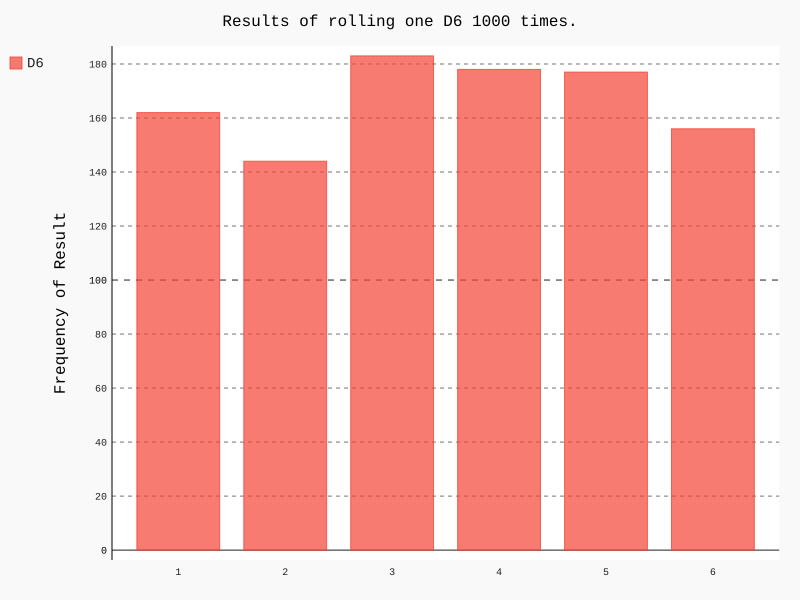

Reproduce this figure in Python.
from die import Die
import pygal
# 创建一个骰子
die = Die()
# 掷几次骰子，并将结果存储在一个列表中
results = []
for roll_num in range(1000):
    result = die.roll()
    results.append(result)
#print(results)
# 分析结果
frequencies = []
for value in range(1, die.num_sides + 1):
    frequency = results.count(value)  # 统计results的list中每个数字出现的次数，然后存储在分析结果的list中
    frequencies.append(frequency)
#print(frequencies)

# 对结果进行可视化
hist = pygal.Bar()
hist.title = "Results of rolling one D6 1000 times."
hist.x_labels = ['1','2','3','4','5','6']
hist._x_title = "Result"
hist.y_title = "Frequency of Result"
hist.add("D6", frequencies)
hist.render_to_file('die_visual.svg')
